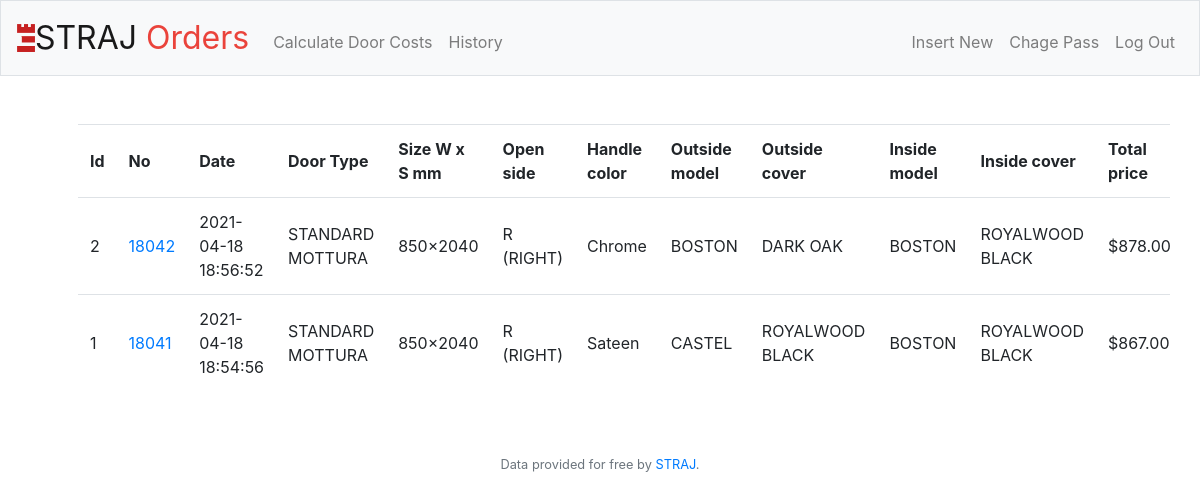
Screenshot of /history (signed in) with the database file from the repository.
### tables this page shows
CREATE TABLE Admin(id INTEGER PRIMARY KEY, date DATETIME, install_date TEXT, from_ord_numbs TEXT,
                    from_door_tipes TEXT, from_st_size TEXT, from_open_sides TEXT, from_handle_colors TEXT, from_paint_colors_frame_color TEXT, from_paint_colors_quoter_color TEXT, 
                    from_covers_decor_color TEXT, from_models_out_side_model TEXT, from_covers_out_side_cover TEXT,  from_models_in_side_model TEXT, from_covers_in_side_cover TEXT, from_up_locks TEXT, from_strips_up_lock_strip TEXT,
                    from_main_locks TEXT, from_strips_main_lock_strip TEXT, from_handles TEXT, from_lock_cylinders TEXT, from_peepholes TEXT, from_latches TEXT, price NUMERIC, deinstalling NUMERIC, installing NUMERIC, service_cost NUMERIC, total_price NUMERIC);

### app.py (the view)
@app.route("/history")
@login_required
def history():
    con = sqlite3.connect('db.sqlite')
    con.row_factory = sqlite3.Row
    db = con.cursor()
    db.execute(f'SELECT * FROM {session["user_id"]} ORDER BY id DESC')
    rows_objects = db.fetchall()
    rows = []
    for rows_object in rows_objects:
        e=0
        row = {}
        for i in rows_object:
            row[rows_object.keys()[e]] = i
            e+=1
        rows.append(row)
    con.commit()
    con.close()
    return render_template("/history.html", rows=rows)

### app.py (called while the page is built)
@app.after_request
def after_request(response):
    response.headers["Cache-Control"] = "no-cache, no-store, must-revalidate"
    response.headers["Expires"] = 0
    response.headers["Pragma"] = "no-cache"
    return response

### helpers.py (called while the page is built)
def login_required(f):
    @wraps(f)
    def decorated_function(*args, **kwargs):
        if session.get("user_id") is None:
            return redirect("/login")
        return f(*args, **kwargs)
    return decorated_function

### templates/history.html (shortened to what this page needs)
{% extends "layout.html" %}
{% block main %}
<form target="_blank" action="/print" method="post">
    <table>
        <thead>
            <tr>
                <th>Id</th>
                <th>No</th>
                <th>Date</th>
                <th>Door Type</th>
                <th>Size  W x  S  mm</th>
                <th>Open side</th>
                <th>Handle color</th>
                <th>Outside model</th>
                <th>Outside cover</th>
                <th>Inside model</th>
                <th>Inside cover</th>
                <th>Total price</th>
            </tr>
        </thead>
        <tbody>
            {% for row in rows %}
                <tr>
                    <td>{{ row.id }}</td>
                    <td><a href="{{ url_for('static', filename='pdf_arch/%s.pdf'% (row.from_ord_numbs)) }}">{{ row.from_ord_numbs }}</a></td>
                    <td>{{ row.date }}</td>
                    <td>{{ row.from_door_tipes }}</td>
                    <td>{{ row.from_st_size }}</td>
                    <td>{{ row.from_open_sides }}</td>
                    <td>{{ row.from_handle_colors }}</td>
                    <td>{{ row.from_models_out_side_model }}</td>
                    <td>{{ row.from_covers_out_side_cover }}</td>
                    <td>{{ row.from_models_in_side_model }}</td>
                    <td>{{ row.from_covers_in_side_cover }}</td>
                    <td>{{ "${:,.2f}".format(row.total_price) }}</td>
                </tr>
            {% endfor %}
        </tbody>
    </table>
</form>
{% endblock %}

### templates/layout.html (shortened to what this page needs)
<!DOCTYPE html>
<html lang="en">
    <head>
        <link rel="stylesheet" href="https://cdn.jsdelivr.net/npm/bootstrap@4.5.3/dist/css/bootstrap.min.css">
        <link href="/static/styles.css" rel="stylesheet">
    </head>
    <body>
        <nav class="navbar navbar-expand-md navbar-light bg-light border">
            <a class="navbar-brand" href="/"><span><img src="/static/m.png" alt="straj logo"style="vertical-align: -6%;width: 18px;height: 28px;">STRAJ</span> <span class="red">Orders</span></a>
            <div class="collapse navbar-collapse" id="navbar">
                {% if session.user_id %}
                    <ul class="navbar-nav mr-auto mt-2">
                        <li class="nav-item"><a class="nav-link" href="/calculate">Calculate Door Costs</a></li>
                        <li class="nav-item"><a class="nav-link" href="/history">History</a></li>
                    </ul>
                    <ul class="navbar-nav ml-auto mt-2">
                        <li class="nav-item"><a class="nav-link" href="/insert">Insert New</a></li>
                        <li class="nav-item"><a class="nav-link" href="/change">Chage Pass</a></li>
                        <li class="nav-item"><a class="nav-link" href="/logout">Log Out</a></li>
                    </ul>
                {% else %}
                    <ul class="navbar-nav ml-auto mt-2">
                        <li class="nav-item"><a class="nav-link" href="/register">Register</a></li>
                        <li class="nav-item"><a class="nav-link" href="/login">Log In</a></li>
                    </ul>
                {% endif %}
            </div>
        </nav>
        <main class="container p-5">
            {% block main %}{% endblock %}
        </main>
        <footer class="small text-center text-muted">
            Data provided for free by <a href="https://straj.ua">STRAJ</a>.
        </footer>
    </body>
</html>

### static/styles.css (style rules this page uses)
nav .navbar-brand { font-size: xx-large; }
nav .navbar-brand .red { color: #ea433b; }
main { overflow-x: auto; text-align: center; }
table { background-color: transparent; margin-bottom: 1rem; width: 100%; }
table th, table td { border-top: 1px solid #DEE2E6; padding: 0.75rem; text-align: left; vertical-align: middle; }

### rows the page displays
Admin: id "2", from_ord_numbs "18042", date "2021-04-18 18:56:52", from_door_tipes "STANDARD MOTTURA", from_st_size "850×2040", from_open_sides "R (RIGHT)", from_handle_colors "Chrome", from_models_out_side_model "BOSTON", from_covers_out_side_cover "DARK OAK", from_models_in_side_model "BOSTON", from_covers_in_side_cover "ROYALWOOD BLACK", total_price "$878.00"
Admin: id "1", from_ord_numbs "18041", date "2021-04-18 18:54:56", from_door_tipes "STANDARD MOTTURA", from_st_size "850×2040", from_open_sides "R (RIGHT)", from_handle_colors "Sateen", from_models_out_side_model "CASTEL", from_covers_out_side_cover "ROYALWOOD BLACK", from_models_in_side_model "BOSTON", from_covers_in_side_cover "ROYALWOOD BLACK", total_price "$867.00"
